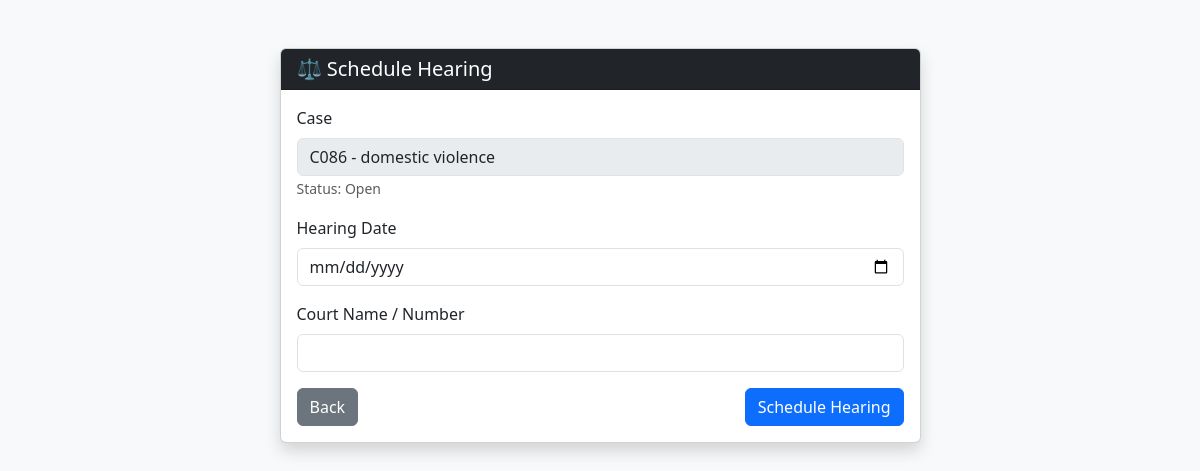
The app's page /add_hearing.php?case_id=C086 (signed in), older data.
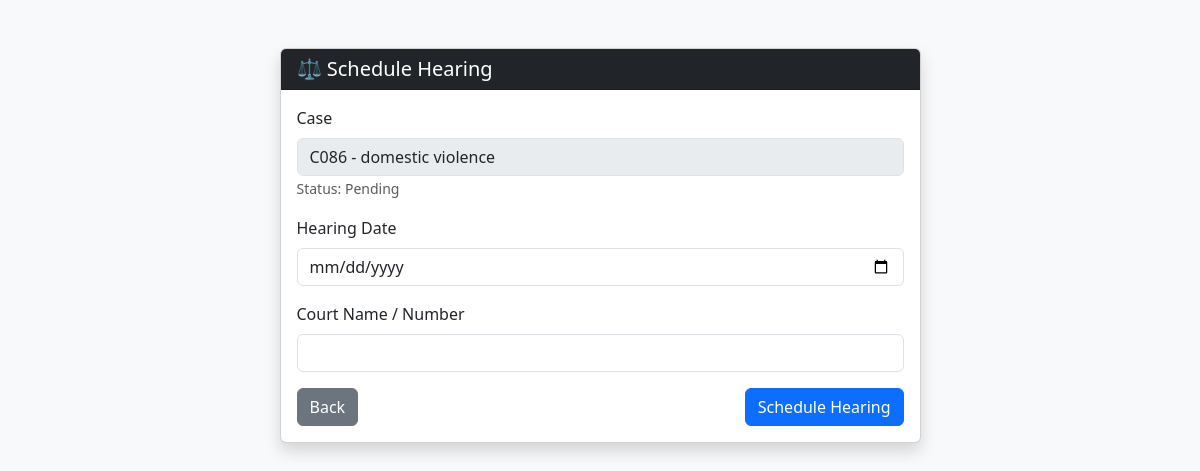
The same page, newer data.
### tables this page shows
CREATE TABLE `cases` (
  `case_id` varchar(10) NOT NULL,
  `title` varchar(255) DEFAULT NULL,
  `date_filed` date DEFAULT NULL,
  `status` enum('Open','Pending','Closed') DEFAULT 'Open',
  `judge_id` int(11) DEFAULT NULL,
  `lawyer_id` int(11) DEFAULT NULL,
  `created_by` int(11) DEFAULT NULL,
  `created_at` timestamp NOT NULL DEFAULT current_timestamp(),
  `updated_at` datetime DEFAULT NULL,
  `judgement_file` varchar(255) DEFAULT NULL
);

### add_hearing.php (the view, shortened to what this page needs)
<?php
require_once("connect.php");
$case_id = isset($_GET['case_id']) ? trim($_GET['case_id']) : '';
$caseQuery = mysqli_query(
    $conn,
    "SELECT case_id, title, status
     FROM cases
     WHERE case_id = '$case_id'"
);
$case = mysqli_fetch_assoc($caseQuery);
?>
<!doctype html>
<html lang="en">
  <head>
    <link href="https://cdn.jsdelivr.net/npm/bootstrap@5.3.2/dist/css/bootstrap.min.css" rel="stylesheet">
  </head>
  <body class="bg-light">
    <div class="container mt-5">
      <div class="row justify-content-center">
        <div class="col-md-7">
          <div class="card shadow">
            <div class="card-header bg-dark text-white">
              <h5 class="mb-0">⚖️ Schedule Hearing</h5>
            </div>
            <form method="POST" class="card-body">
              <div class="mb-3"><label class="form-label">Case</label><input class="form-control" value="
<?= htmlspecialchars($case['case_id']) ?> -
<?= htmlspecialchars($case['title']) ?>" disabled><small class="text-muted">Status: <?= $case['status'] ?></small></div>
              <div class="mb-3"><label class="form-label">Hearing Date</label><input type="date" name="hearing_date" class="form-control" required></div>
              <div class="mb-3"><label class="form-label">Court Name / Number</label><input type="text" name="court_name" class="form-control" required></div>
              <div class="d-flex justify-content-between"><a href="index.php" class="btn btn-secondary">Back</a><button class="btn btn-primary" name="schedule_hearing"> Schedule Hearing </button></div>
            </form>
          </div>
        </div>
      </div>
    </div>
  </body>
</html>

Row changes from the older to the newer data that the page shows:
changed cases "C086 - domestic violence": status "Open" → "Pending"
